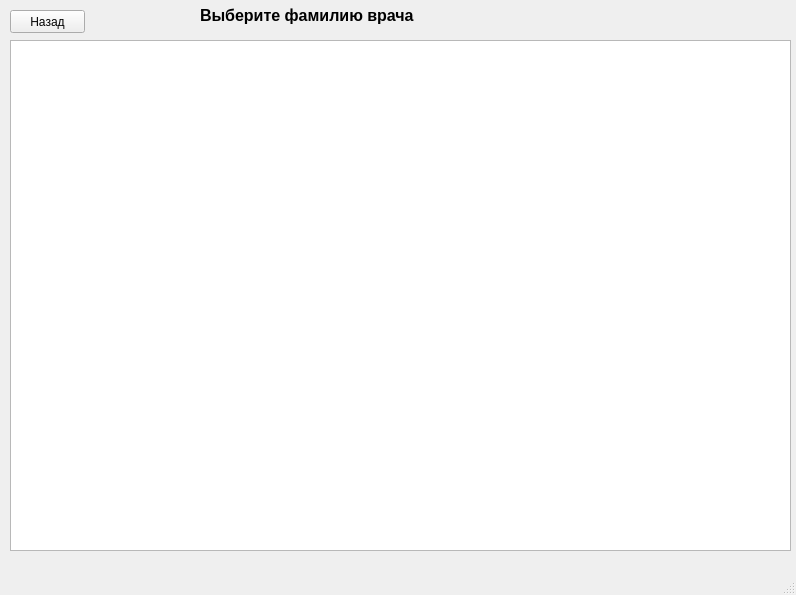
<?xml version="1.0" encoding="UTF-8"?>
<ui version="4.0">
 <class>MainWindow</class>
 <widget class="QMainWindow" name="MainWindow">
  <property name="geometry">
   <rect>
    <x>0</x>
    <y>0</y>
    <width>796</width>
    <height>595</height>
   </rect>
  </property>
  <property name="windowTitle">
   <string>MainWindow</string>
  </property>
  <widget class="QWidget" name="centralwidget">
   <widget class="QPushButton" name="pushButton">
    <property name="geometry">
     <rect>
      <x>10</x>
      <y>10</y>
      <width>75</width>
      <height>23</height>
     </rect>
    </property>
    <property name="text">
     <string>Назад</string>
    </property>
   </widget>
   <widget class="QTableWidget" name="tableWidget">
    <property name="geometry">
     <rect>
      <x>10</x>
      <y>40</y>
      <width>781</width>
      <height>511</height>
     </rect>
    </property>
   </widget>
   <widget class="QLabel" name="label">
    <property name="geometry">
     <rect>
      <x>200</x>
      <y>0</y>
      <width>241</width>
      <height>31</height>
     </rect>
    </property>
    <property name="font">
     <font>
      <pointsize>12</pointsize>
      <weight>75</weight>
      <bold>true</bold>
     </font>
    </property>
    <property name="text">
     <string>Выберите фамилию врача</string>
    </property>
   </widget>
  </widget>
  <widget class="QMenuBar" name="menubar">
   <property name="geometry">
    <rect>
     <x>0</x>
     <y>0</y>
     <width>796</width>
     <height>21</height>
    </rect>
   </property>
  </widget>
  <widget class="QStatusBar" name="statusbar"/>
 </widget>
 <resources/>
 <connections/>
</ui>
